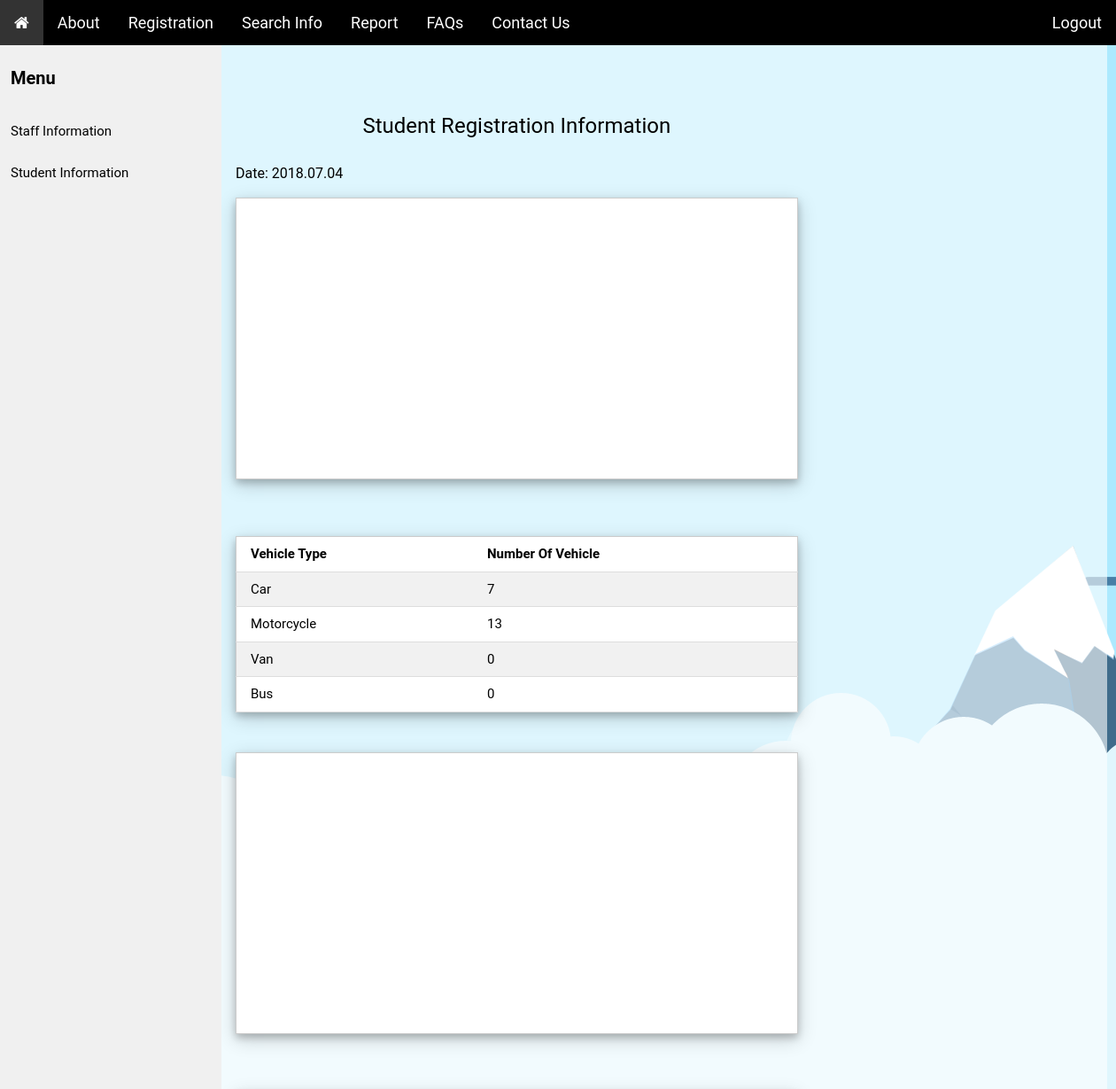
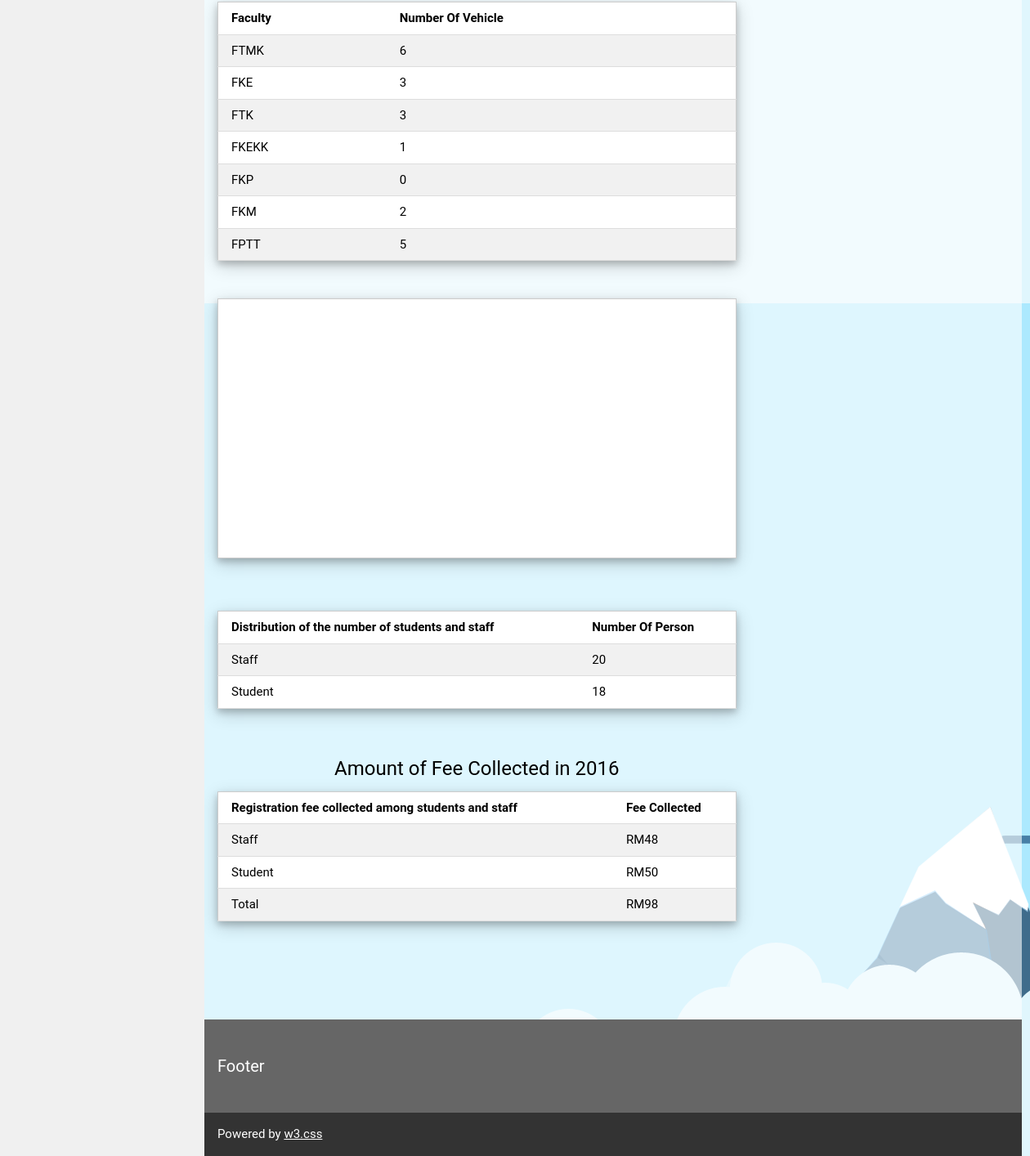
The page /uvrs/admin/report/studentpiechart.php on the database its author committed (2 pictures, top to bottom).
### tables this page shows
CREATE TABLE `payment` (
  `payment_category` varchar(50) NOT NULL,
  `fee_collected` int(50) NOT NULL
);

### uvrs/admin/report/studentpiechart.php (the view, shortened to what this page needs)
<!DOCTYPE html>
<html>
<link rel="stylesheet" href="/Asyraf/uvrs/admin/w3.css">
<link rel="stylesheet" href="/Asyraf/uvrs/admin/w3-theme-black.css">
<link rel="stylesheet" href="/Asyraf/uvrs/admin/font-awesome-4.7.0/font-awesome-4.7.0/css/font-awesome.min.css">
<body>
<div class="w3-top">
  <ul class="w3-navbar w3-theme w3-top w3-left-align w3-large">
    <li><a href="/Asyraf/uvrs/admin/index.php" class="w3-theme-l1 w3-large"><i class="fa fa-home"></i></a></li>
    <li class="w3-hide-small"><a href="/Asyraf/uvrs/admin/about.php" class="w3-hover-white">About</a></li>
    <li class="w3-hide-small"><a href="/Asyraf/uvrs/admin/register/registerstaff.php" class="w3-hover-white">Registration</a></li>
    <li class="w3-hide-small"><a href="/Asyraf/uvrs/admin/search/searchstaff.php" class="w3-hover-white">Search Info</a></li>
    <li class="w3-hide-small"><a href="staffpiechart.php" class="w3-hover-white">Report</a></li>
    <li class="w3-hide-medium w3-hide-small"><a href="/Asyraf/uvrs/admin/faq.php" class="w3-hover-white">FAQs</a></li>
    <li class="w3-hide-medium w3-hide-small"><a href="/Asyraf/uvrs/admin/contact.php" class="w3-hover-white">Contact Us</a></li>
    <li style = "float:right" class="w3-hide-medium w3-hide-small"><a href="/Asyraf/uvrs/admin/logout.php" class="w3-hover-red">Logout</a></li>
  </ul>
</div>
<nav class="w3-sidenav w3-collapse w3-theme-l5 w3-animate-left" style="z-index:3;width:250px;margin-top:51px;" id="mySidenav">
  <h4><b>Menu</b></h4>
  <a href="staffpiechart.php" class="w3-hover-black">Staff Information</a>
  <a href="studentpiechart.php" class="w3-hover-black">Student Information</a>
</nav>
<div class="w3-main" style="margin-left:250px;width:1000px;background-color:rgba(255, 255, 255,0.6)")">
<br>
<?php
    include ('../connect.php');
  $query = "select * from vehicle_student where vehicle_type = 'car'";
  $query1 = "select * from vehicle_student where vehicle_type = 'motorcycle'";
  $query2 = "select * from vehicle_student where vehicle_type = 'van'";
  $query3 = "select * from vehicle_student where vehicle_type = 'bus'";
	$query4 = "select * from student where faculty = 'FTMK'";
	$query5 = "select * from student where faculty = 'FKE'";
	$query7 = "select * from student where faculty = 'FKP'";
	$query8 = "select * from student where faculty = 'FKM'";
	$query9 = "select * from student where faculty = 'FPTT'";
	$query10 = "select * from student where faculty = 'FTK'";
	$query11 = "select * from student";
	$query12 = "select * from staff";
  $query13 = "select * from payment where payment_category = 'staff'";
  $query14 = "select * from payment where payment_category = 'student'";
  $query15 = "select * from payment where payment_category = 'total'";
	$car = 0;
	$motorcycle = 0;
	$van = 0;
	$bus = 0;
	$FTMK = 0;
	$FKEKK = 0;
	$FKE = 0;
	$FPTT = 0;
	$FTK = 0;
	$FKM = 0;
	$FKP = 0;
	$numstaff = 0;
	$numstudent = 0;
  $feestaff = 0;
  $feestudent = 0;
  $feetotal = 0;
  $result = $conn->query( $query );
	$result1 = $conn->query( $query1);
	$result2 = $conn->query( $query2);
	$result3 = $conn->query( $query3);
	$result4 = $conn->query( $query4);
	$result5 = $conn->query( $query5);
	$result7 = $conn->query( $query7);
	$result8 = $conn->query( $query8);
	$result9 = $conn->query( $query9);
	$result10 = $conn->query( $query10);
	$result11 = $conn->query( $query11);
	$result12 = $conn->query( $query12);
  $result13 = $conn->query( $query13);
	$result14 = $conn->query( $query14);
	$result15 = $conn->query( $query15);
  $num_results = $result->num_rows;
  $num_results1 = $result1->num_rows;
  $num_results2 = $result2->num_rows;
  $num_results3 = $result3->num_rows;
    if( ($num_results)||($num_results1)||($num_results2)||($num_results3) > 0){
        while( $row = $result->fetch_assoc() ){
            extract($row);
			$car = $car + 1;
        }
		while( $row = $result1->fetch_assoc() ){
            extract($row);
			$motorcycle = $motorcycle + 1;
        }
		while( $row = $result4->fetch_assoc() ){
            extract($row);
			$FTMK = $FTMK + 1;
		}
		while( $row = $result5->fetch_assoc() ){
            extract($row);
			$FKE = $FKE + 1;
		}
		while( $row = $result7->fetch_assoc() ){
            extract($row);
			$FPTT = $FPTT + 1;
		}
		while( $row = $result8->fetch_assoc() ){
            extract($row);
			$FTK = $FTK + 1;
		}
		while( $row = $result9->fetch_assoc() ){
            extract($row);
			$FKM = $FKM + 1;
		}
		while( $row = $result10->fetch_assoc() ){
            extract($row);
			$FKEKK = $FKEKK + 1;
		}
		while( $row = $result11->fetch_assoc() ){
            extract($row);
			$numstaff = $numstaff + 1;
		}
		while( $row = $result12->fetch_assoc() ){
            extract($row);
			$numstudent = $numstudent + 1;
		}
    while( $row = $result13->fetch_assoc() ){
            extract($row);
			$feestaff = $row['fee_collected'];
		}
    while( $row = $result14->fetch_assoc() ){
            extract($row);
			$feestudent = $row['fee_collected'];
		}
    while( $row = $result15->fetch_assoc() ){
            extract($row);
			$feetotal = $row['fee_collected'];
		}
    }
?>
  <div class="w3-row w3-padding-64">
  <div class="w3-twothird w3-container">
	 <p><h3 class ="w3-center">Student Registration Information<h3></p>
	 <p><h6><?php echo "Date: " . date("Y.m.d") . "<br>";?></h6></p>
		<div class = "w3-border w3-padding w3-white w3-card-4">
			<div id="piechart_3d" style="width: 500px; height: 300px;"></div>
		</div>
	</div>
  </div>
  <div class="w3-twothird w3-container">
  <table class="w3-table-all w3-hoverable w3-card-4 ">
    <tr>
      <th>Vehicle Type</th>
      <th>Number Of Vehicle</th>
    </tr>
    <tr>
      <td>Car</td>
      <td><?php echo $car ?></td>
    </tr>
    <tr>
      <td>Motorcycle</td>
      <td><?php echo $motorcycle ?></td>
    </tr>
    <tr>
      <td>Van</td>
      <td><?php echo $van ?></td>
    </tr>
    <tr>
      <td>Bus</td>
      <td><?php echo $bus ?></td>
    </tr>
  </table>
  <br>
  <br>
</div>
<div class="w3-row w3-padding-64">
<div class="w3-twothird w3-container">
  <div class = "w3-border w3-padding w3-white w3-card-4">
    <div id="faculty_chart" style="width: 500px; height: 300px;"></div>
  </div>
</div>
</div>
  <div class="w3-twothird w3-container">
  <table class="w3-table-all w3-hoverable w3-card-4 ">
    <tr>
      <th>Faculty</th>
      <th>Number Of Vehicle</th>
    </tr>
    <tr>
      <td>FTMK</td>
      <td><?php echo $FTMK ?></td>
    </tr>
    <tr>
      <td>FKE</td>
      <td><?php echo $FKE ?></td>
    </tr>
    <tr>
      <td>FTK</td>
      <td><?php echo $FTK ?></td>
    </tr>
    <tr>
      <td>FKEKK</td>
      <td><?php echo $FKEKK ?></td>
    </tr>
    <tr>
      <td>FKP</td>
      <td><?php echo $FKP ?></td>
    </tr>
    <tr>
      <td>FKM</td>
      <td><?php echo $FKM ?></td>
    </tr>
    <tr>
      <td>FPTT</td>
      <td><?php echo $FPTT ?></td>
    </tr>
  </table>
  <br>
  <br>
</div>
  <div class="w3-row w3-padding-64">
    <div class="w3-twothird w3-container">
      <div class = "w3-border w3-padding w3-white w3-card-4">
  			<div id="portion_chart" style="width: 500px; height: 300px;"></div>
  		</div>
    </div>
  </div>
 <div class="w3-twothird w3-container">
  <table class="w3-table-all w3-hoverable w3-card-4 ">
    <tr>
      <th>Distribution of the number of students and staff</th>
      <th>Number Of Person</th>
    </tr>
    <tr>
      <td>Staff</td>
      <td><?php echo $numstaff ?></td>
    </tr>
    <tr>
      <td>Student</td>
      <td><?php echo $numstudent ?></td>
    </tr>
  </table>
  <br>
  <br>
</div>
<div class="w3-twothird w3-container">
  <h3 class="w3-text-black w3-center">Amount of Fee Collected in 2016</h3>
  <table class="w3-table-all w3-hoverable w3-card-4 ">
    <tr>
      <th>Registration fee collected among students and staff</th>
      <th>Fee Collected</th>
    </tr>
    <tr>
      <td>Staff</td>
      <td>RM<?php echo $feestaff ?></td>
    </tr>
    <tr>
      <td>Student</td>
      <td>RM<?php echo $feestudent ?></td>
    </tr>
    <tr>
      <td>Total</td>
      <td>RM<?php echo $feetotal ?></td>
    </tr>
  </table>
  <br>
  <br>
</div>
  <div style = "margin-top:500px">
  <footer id="myFooter">
    <div class="w3-container w3-theme-l2 w3-padding-32">
      <h4>Footer</h4>
    </div>
    <div class="w3-container w3-theme-l1">
      <p>Powered by <a href="http://www.w3schools.com/w3css/default.asp" target="_blank">w3.css</a></p>
    </div>
  </footer>
  </div>
</div>
</body>
</html>

### uvrs/admin/w3-theme-black.css (style rules this page uses)
.w3-theme-l5 { color:#000 !important; background-color:#f0f0f0 !important }
.w3-theme-l2 { color:#fff !important; background-color:#666666 !important }
.w3-theme-l1 { color:#fff !important; background-color:#333333 !important }
.w3-theme { color:#fff !important; background-color:#000000 !important }

### uvrs/admin/report/studentpiechart.php (style rules this page uses)
html,body,h1,h2,h3,h4,h5,h6 { font-family: "Roboto", sans-serif }
.w3-sidenav a,.w3-sidenav h4 { padding: 12px; }
.w3-navbar li a { padding-top: 12px; padding-bottom: 12px; }
body { background-image: url('../images/background.png'); }

### rows shown on the page
payment: fee_collected "48"
payment: fee_collected "50"
payment: fee_collected "98"

### other values the page prints
$car "7"
$motorcycle "13"
$van "0"
$bus "0"
$FTMK "6"
$FKE "3"
$FTK "3"
$FKEKK "1"
$FKP "0"
$FKM "2"
$FPTT "5"
$numstaff "20"
$numstudent "18"
